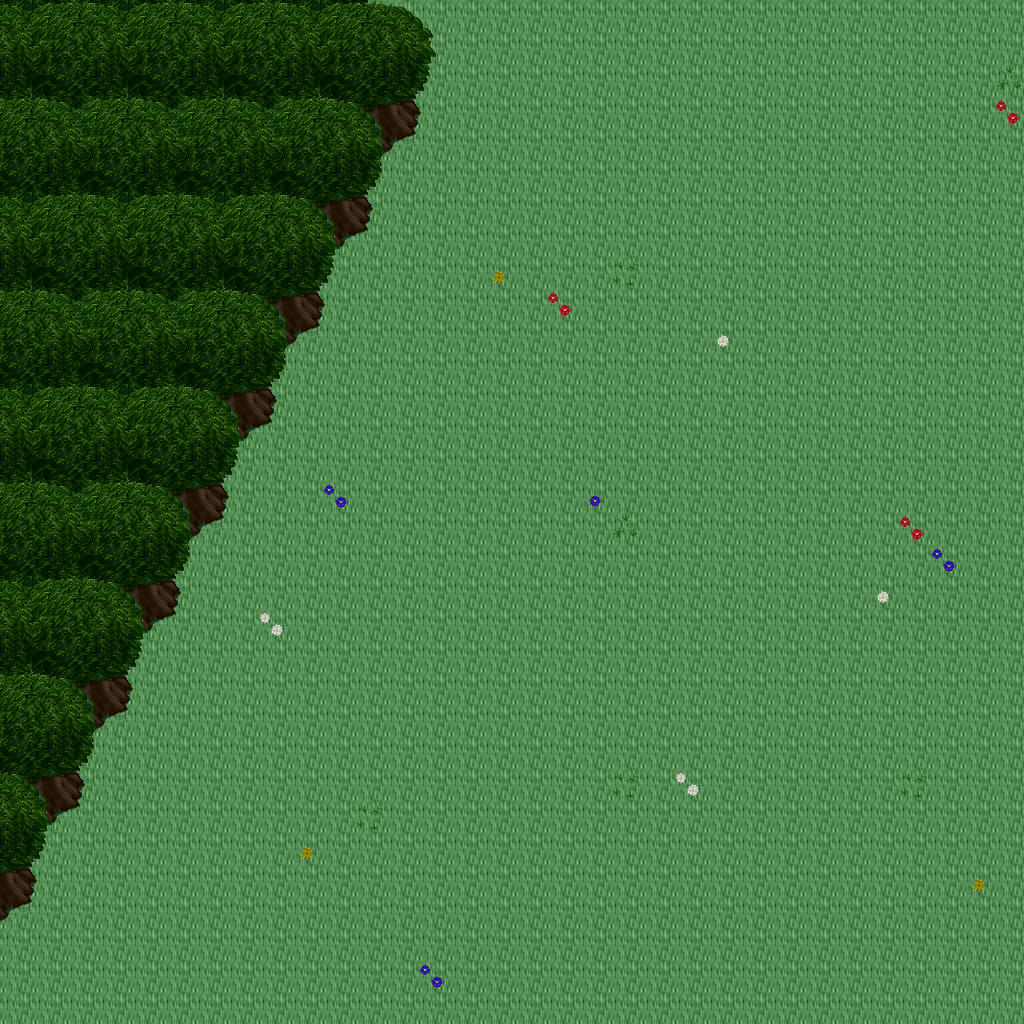

A 2D game scene composited from a Tiled map and its tileset images. What follows is a short description and the map's XML, with each tile layer's data collapsed to a summary:
An orthogonal 32x32 tile map with 32x32 px tiles, 5 tile layers (Ground, Objects, Objects2, Above, ...), 1 hidden layer not drawn, 14 tilesets.

<map version="1.10" tiledversion="1.11.0" orientation="orthogonal" renderorder="right-down" width="32" height="32" tilewidth="32" tileheight="32" infinite="0" nextlayerid="11" nextobjectid="1">
 <tileset firstgid="1" name="ground_ground" tilewidth="32" tileheight="32" tilecount="33" columns="3">
  <image source="../drawable/ground_ground.png" width="96" height="352" />
 </tileset>
 <tileset firstgid="34" name="plant_flower_daisy_white" tilewidth="32" tileheight="32" tilecount="8" columns="2">
  <image source="../drawable/plant_flower_daisy_white.png" width="64" height="128" />
 </tileset>
 <tileset firstgid="42" name="plant_flower_daisy_yellow" tilewidth="32" tileheight="32" tilecount="8" columns="2">
  <image source="../drawable/plant_flower_daisy_yellow.png" width="64" height="128" />
 </tileset>
 <tileset firstgid="50" name="plant_flower_daisy_blue" tilewidth="32" tileheight="32" tilecount="8" columns="2">
  <image source="../drawable/plant_flower_daisy_blue.png" width="64" height="128" />
 </tileset>
 <tileset firstgid="58" name="plant_grasses" tilewidth="32" tileheight="32" tilecount="6" columns="3">
  <image source="../drawable/plant_grasses.png" width="96" height="64" />
 </tileset>
 <tileset firstgid="64" name="plant_flower_daisy_red" tilewidth="32" tileheight="32" tilecount="8" columns="2">
  <image source="../drawable/plant_flower_daisy_red.png" width="64" height="128" />
 </tileset>
 <tileset firstgid="72" name="plant_tree_tree_darkgreen" tilewidth="32" tileheight="32" tilecount="88" columns="8">
  <image source="../drawable/plant_tree_tree_darkgreen.png" width="256" height="352" />
 </tileset>
 <tileset firstgid="160" name="logic_creature_elf" tilewidth="32" tileheight="32" tilecount="16" columns="8">
  <image source="../drawable/logic_creature_elf.png" width="256" height="64" />
 </tileset>
 <tileset firstgid="176" name="logic_creature_animal" tilewidth="32" tileheight="32" tilecount="32" columns="8">
  <image source="../drawable/logic_creature_animal.png" width="256" height="128" />
 </tileset>
 <tileset firstgid="208" name="logic_collision" tilewidth="32" tileheight="32" tilecount="1" columns="1">
  <image source="../drawable/logic_collision.png" width="32" height="32" />
 </tileset>
 <tileset firstgid="209" name="logic_creature_ent" tilewidth="32" tileheight="32" tilecount="4" columns="4">
  <image source="../drawable/logic_creature_ent.png" width="128" height="32" />
 </tileset>
 <tileset firstgid="213" name="logic_creature_human_evil" tilewidth="32" tileheight="32" tilecount="16" columns="8">
  <image source="../drawable/logic_creature_human_evil.png" width="256" height="64" />
 </tileset>
 <tileset firstgid="229" name="ground_green_paving" tilewidth="32" tileheight="32" tilecount="18" columns="3">
  <image source="../drawable/ground_green_paving.png" width="96" height="192" />
 </tileset>
 <tileset firstgid="247" name="logic_protection" tilewidth="32" tileheight="32" tilecount="2" columns="2">
  <image source="../drawable/logic_protection.png" width="64" height="32" />
 </tileset>
 <layer id="1" name="Ground" width="32" height="32">
  <data>[1024 cells, 1024 non-empty, 1 distinct tile ids]</data>
 </layer>
 <layer id="2" name="Objects" width="32" height="32">
  <data>[1024 cells, 20 non-empty, 8 distinct tile ids]</data>
 </layer>
 <layer id="3" name="Objects2" width="32" height="32">
  <data>[1024 cells, 61 non-empty, 13 distinct tile ids]</data>
 </layer>
 <layer id="4" name="Above" width="32" height="32">
  <data>[1024 cells, 210 non-empty, 31 distinct tile ids]</data>
 </layer>
 <layer id="5" name="Above2" width="32" height="32">
  <data>[1024 cells, 0 non-empty, 0 distinct tile ids]</data>
 </layer>
 <layer id="6" name="Walkable" width="32" height="32" visible="0">
  <data>[1024 cells, 215 non-empty, 1 distinct tile ids]</data>
 </layer>
 <objectgroup id="7" name="Mapevents" />
 <objectgroup id="8" name="Spawn" />
 <objectgroup id="9" name="Keys" />
 <objectgroup id="10" name="Replace" />
</map>
